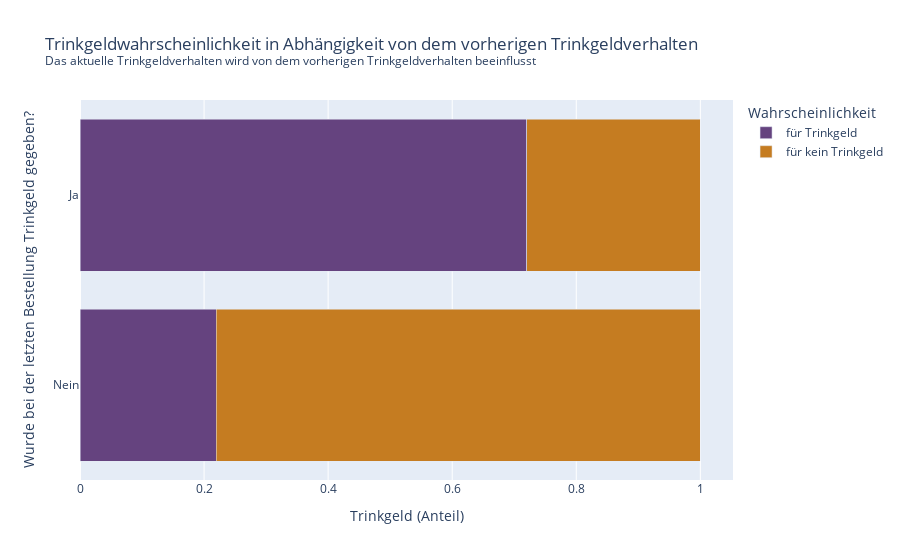

Notebook code cell kept with this figure:
### Markdown cell above
Die Fallzahlen sind ausreichend.

### Code cell
# Visualisierung
vorhergehende_bestellung = calculate_probability_of_tip(ord_tips, 1)
bar_probab_tip(vorhergehende_bestellung, 1)

### Figure 1 — Plotly figure (JSON) as saved in the notebook; plotly's stock layout.template omitted (floating-point values rounded to 4 significant figures)
{"data": [{"alignmentgroup": "True", "hovertemplate": "Wahrscheinlichkeit=für Trinkgeld<br>Trinkgeld (Anteil)=%{x}<br>previous_1_tip=%{y}<extra></extra>", "legendgroup": "für Trinkgeld", "marker": {"color": "#65437f", "pattern": {"shape": ""}}, "name": "für Trinkgeld", "offsetgroup": "für Trinkgeld", "orientation": "h", "showlegend": true, "textposition": "auto", "type": "bar", "x": [0.22, 0.72], "xaxis": "x", "y": ["Nein", "Ja"], "yaxis": "y"}, {"alignmentgroup": "True", "hovertemplate": "Wahrscheinlichkeit=für kein Trinkgeld<br>Trinkgeld (Anteil)=%{x}<br>previous_1_tip=%{y}<extra></extra>", "legendgroup": "für kein Trinkgeld", "marker": {"color": "#c57c21", "pattern": {"shape": ""}}, "name": "für kein Trinkgeld", "offsetgroup": "für kein Trinkgeld", "orientation": "h", "showlegend": true, "textposition": "auto", "type": "bar", "x": [0.78, 0.28], "xaxis": "x", "y": ["Nein", "Ja"], "yaxis": "y"}], "layout": {"barmode": "stack", "legend": {"title": {"text": "Wahrscheinlichkeit"}, "tracegroupgap": 0}, "title": {"text": "Trinkgeldwahrscheinlichkeit in Abhängigkeit von dem vorherigen Trinkgeldverhalten<br><sup>Das aktuelle Trinkgeldverhalten wird von dem vorherigen Trinkgeldverhalten beeinflusst</sup>"}, "xaxis": {"anchor": "y", "domain": [0, 1], "title": {"text": "Trinkgeld (Anteil)"}}, "yaxis": {"anchor": "x", "domain": [0, 1], "title": {"text": "Wurde bei der letzten Bestellung Trinkgeld gegeben?"}}}}
